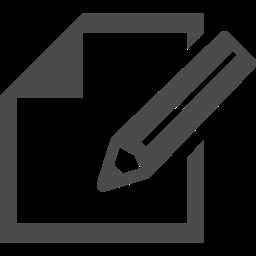
#> input picture aidia/icons/edit.png, 256 x 256 px
$ python -i image.py   (imports and definitions only)
#> lines starting #> are read from the running program, lines starting #| are printed output that depends on the picture
#> further down, picture is the input picture: shape (256, 256, 3); min 0, max 255, mean 25.8
import numpy as np
import cv2
import os
import matplotlib.pyplot as plt

from aidia import LABEL_COLORMAP
from aidia import dicom
from aidia import utils
from qtpy import QtGui

# [1 line that did not run here, left out]

# [212 lines left out: functions imread, imwrite, read_image, preprocessing, fit_to_size, convert_dtype and 8 more, not called in this run]


def clip_uint8(image):
    return np.clip(image, 0, 255).astype(np.uint8)


def clip_uint16(image):
    return np.clip(image, 0, 65535).astype(np.uint16)


class MFF():
    def __init__(self, image, sigma=75, filter_num=8, filter_size=9, subst_ce=1, hf_ce=5, drc_filter_size=5, drc_grad=0.0):
#> called with sigma = 75, filter_num = 8, filter_size = 9, subst_ce = 1, hf_ce = 5, drc_filter_size = 5, drc_grad = 0
        self.original_image = image.astype(np.float32)
        self.sigma = sigma
        self.filter_num = filter_num
        self.filter_size = filter_size
        self.subst_ce = subst_ce
        self.hf_ce = hf_ce
        self.drc_filter_size = drc_filter_size
        self.drc_grad = drc_grad

        self.build()

    def build(self):
        # Create low frequency filter and calculate substractions.
        _buf = None
        subst = None
        for _ in range(self.filter_num):
            if _buf is None:
                blur = cv2.bilateralFilter(self.original_image, self.filter_size, self.sigma, self.sigma)
                subst = (self.original_image - blur) * self.subst_ce
                _buf = blur
            else:
                blur = cv2.bilateralFilter(_buf, self.filter_size, self.sigma, self.sigma)
                subst += (_buf - blur) * self.subst_ce
                _buf = blur
#> this loop made 8 passes
#> pass 1, in build, `subst = (self.original_image - blur) * self.subst_ce`:
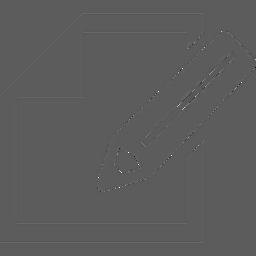
#> subst: shape (256, 256, 3) float32; min -21.81, max 38.29, mean 0; drawn with min black and max white
        self.subst = subst

        # High frequency mask.
        self.hf_mask = self.subst * self.hf_ce

        # Dynamic range compression masks.
        _img = self.original_image - self.subst
        _img = self.blur_img = cv2.blur(_img, (self.drc_filter_size, self.drc_filter_size))
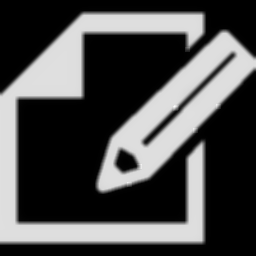
#> self.blur_img: shape (256, 256, 3) float32; min 0, max 85.76, mean 25.8; drawn with min black and max white
        mean = self.pixcel_mean = np.mean(_img)
#> mean = 25.76; self.pixcel_mean = 25.76
        self.drc_mask = np.where(_img > mean,
                                self.drc_grad * (_img - self.pixcel_mean),
                                -self.drc_grad * (mean - _img))
#> self.drc_mask: shape (256, 256, 3) float32; every value is 0


    # [217 lines left out: functions run, mask2merge, det2merge, mask2rect, fig2img, save_canvas_img and 1 more, not called in this run]

>>> import cv2
>>> picture = cv2.imread('icons/edit.png')
>>> result = MFF(picture).build()

$ run again, on aidia/icons/brightness.png
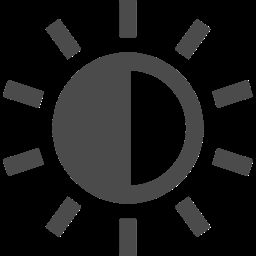
#> input picture aidia/icons/brightness.png, 256 x 256 px
#> picture is the input picture: shape (256, 256, 3); min 0, max 255, mean 23.5
#> after the loop in build, `for _ in range(self.filter_num):`:
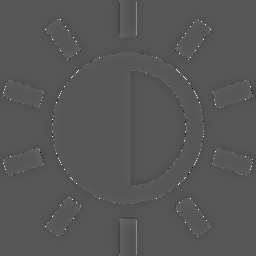
#> subst: shape (256, 256, 3) float32; min -30.4, max 59.07, mean 0.1; drawn with min black and max white
#> in build, `_img = self.blur_img = cv2.blur(_img, (self.drc_filter_size, self.drc_..`:
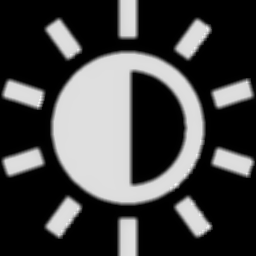
#> self.blur_img: shape (256, 256, 3) float32; min 0, max 85.76, mean 23.4; drawn with min black and max white
#> mean = 23.39
#> self.drc_mask: shape (256, 256, 3) float32; every value is 0

$ run again, on aidia/icons/cancel.png
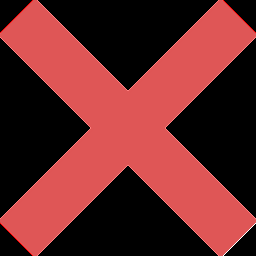
#> input picture aidia/icons/cancel.png, 256 x 256 px
#> picture is the input picture: shape (256, 256, 3); mean B, G, R 40.7, 40.7, 104.8
#> in build, `_img = self.blur_img = cv2.blur(_img, (self.drc_filter_size, self.drc_..`:
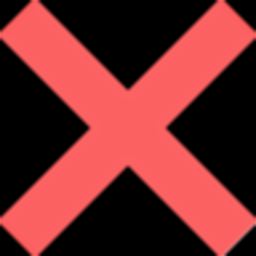
#> self.blur_img: shape (256, 256, 3) float32; mean of channels 0, 1, 2 40.5, 40.5, 104.5; drawn with min black and max white
#> mean = 61.84
#> self.drc_mask: shape (256, 256, 3) float32; every value is 0
#> the loop in build (call 2), `for _ in range(self.filter_num):` made 8 passes
#> pass 3, in build (call 2), `subst += (_buf - blur) * self.subst_ce`:
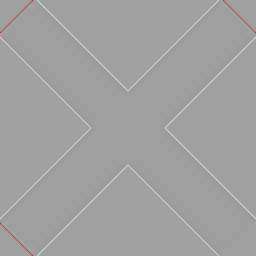
#> subst: shape (256, 256, 3) float32; mean B, G, R 0.2, 0.2, 0.2; drawn with min black and max white

$ run again, on aidia/icons/contrast.png
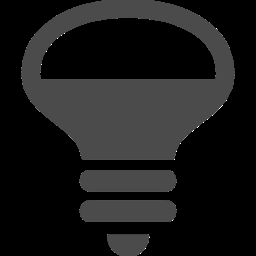
#> input picture aidia/icons/contrast.png, 256 x 256 px
#> picture is the input picture: shape (256, 256, 3); min 0, max 255, mean 26.2
#> after the loop in build, `for _ in range(self.filter_num):`:
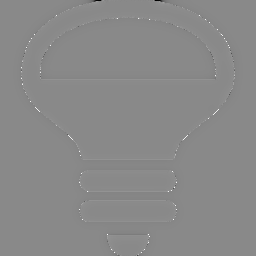
#> subst: shape (256, 256, 3) float32; min -72.95, max 62.49, mean 0; drawn with min black and max white
#> in build, `_img = self.blur_img = cv2.blur(_img, (self.drc_filter_size, self.drc_..`:
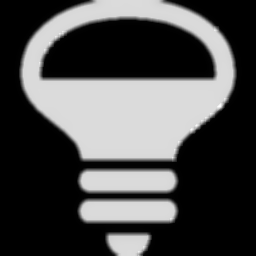
#> self.blur_img: shape (256, 256, 3) float32; min -1.91e-23, max 87.3, mean 26.2; drawn with min black and max white
#> mean = 26.17
#> self.drc_mask: shape (256, 256, 3) float32; every value is 0
